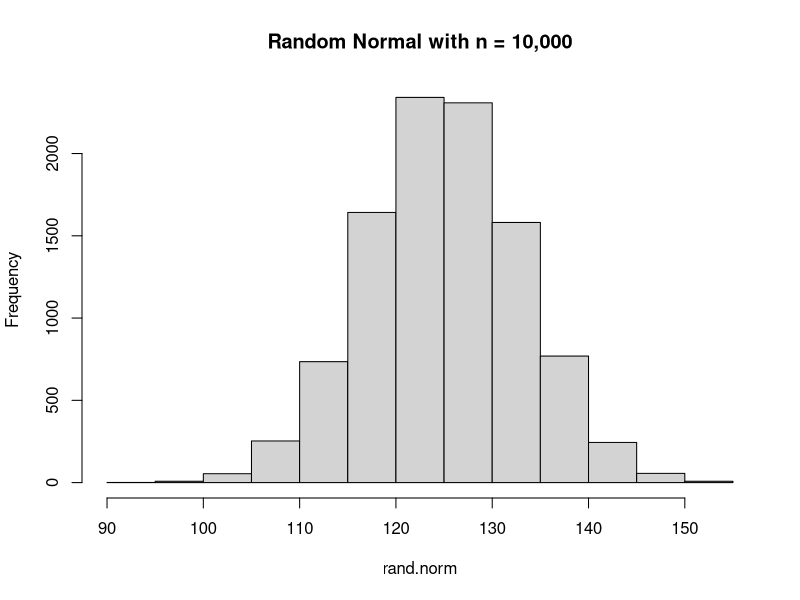
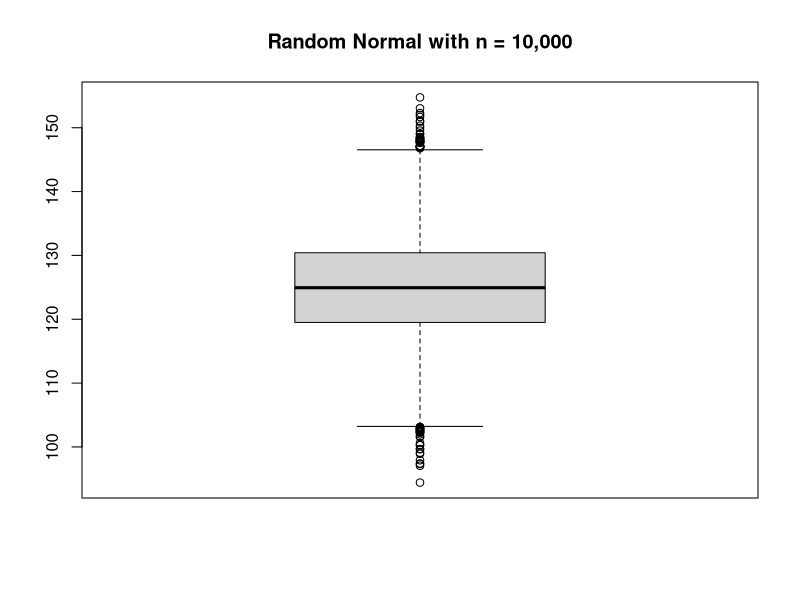
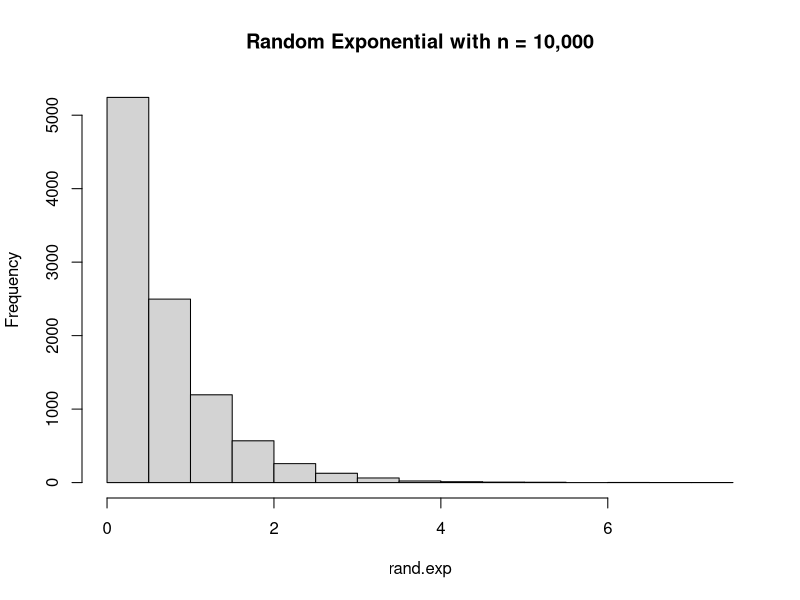
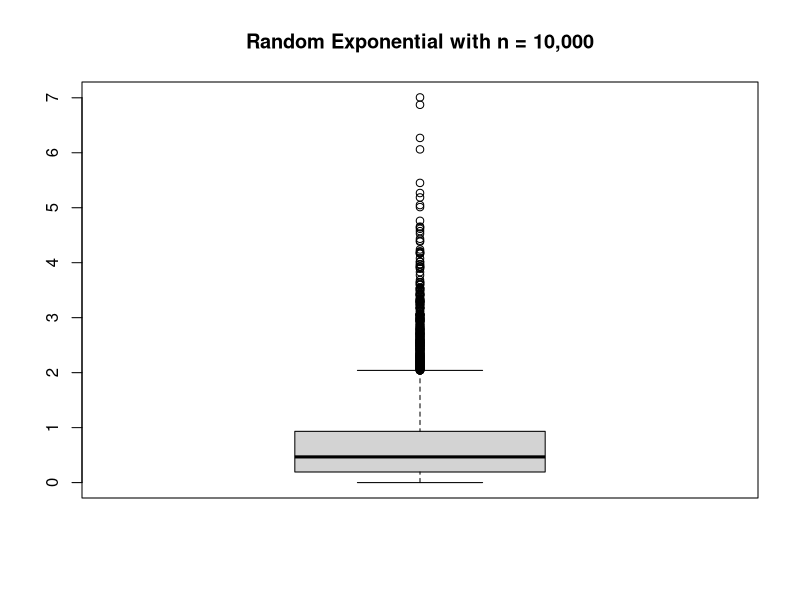

These figures' R source, in order:
# Part A
set.seed(8675309)

rand.norm <- rnorm(10000, 125, 8)
rand.exp <- rexp(10000, 1.5)

# Part B
rand.norm.mean <- mean(rand.norm)
rand.norm.sd <- sd(rand.norm)

rand.exp.mean <- mean(rand.exp)
rand.exp.sd <- sd(rand.exp)

# Part C
hist(rand.norm, main = "Random Normal with n = 10,000")
boxplot(rand.norm, main = "Random Normal with n = 10,000")

hist(rand.exp, main = "Random Exponential with n = 10,000")
boxplot(rand.exp, main = "Random Exponential with n = 10,000")